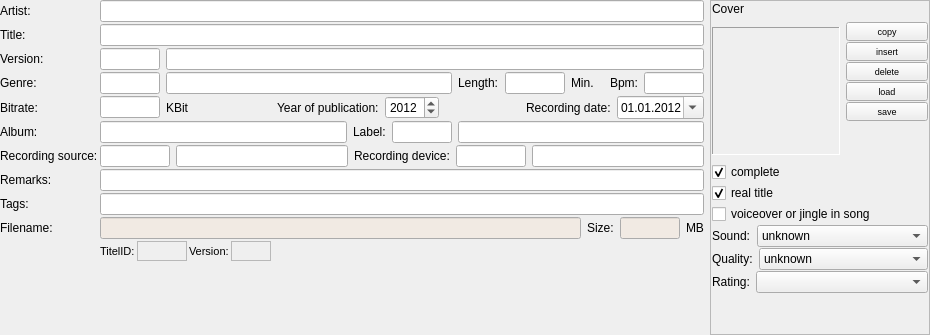
<?xml version="1.0" encoding="UTF-8"?>
<ui version="4.0">
 <class>EditTrackClass</class>
 <widget class="QWidget" name="EditTrackClass">
  <property name="geometry">
   <rect>
    <x>0</x>
    <y>0</y>
    <width>930</width>
    <height>335</height>
   </rect>
  </property>
  <property name="windowTitle">
   <string>EditTrack</string>
  </property>
  <layout class="QVBoxLayout" name="verticalLayout">
   <property name="spacing">
    <number>0</number>
   </property>
   <property name="margin">
    <number>0</number>
   </property>
   <item>
    <layout class="QGridLayout" name="gridLayout_2">
     <property name="verticalSpacing">
      <number>0</number>
     </property>
     <item row="1" column="0">
      <layout class="QVBoxLayout" name="_2">
       <property name="spacing">
        <number>2</number>
       </property>
       <property name="margin">
        <number>0</number>
       </property>
       <item>
        <layout class="QFormLayout" name="formLayout_2">
         <property name="fieldGrowthPolicy">
          <enum>QFormLayout::AllNonFixedFieldsGrow</enum>
         </property>
         <property name="horizontalSpacing">
          <number>2</number>
         </property>
         <property name="verticalSpacing">
          <number>2</number>
         </property>
         <property name="topMargin">
          <number>0</number>
         </property>
         <item row="0" column="0">
          <widget class="QLabel" name="label_49">
           <property name="text">
            <string>Artist:</string>
           </property>
          </widget>
         </item>
         <item row="0" column="1">
          <widget class="QLineEdit" name="artist">
           <property name="maxLength">
            <number>1024</number>
           </property>
          </widget>
         </item>
         <item row="1" column="0">
          <widget class="QLabel" name="label_44">
           <property name="text">
            <string>Title:</string>
           </property>
          </widget>
         </item>
         <item row="1" column="1">
          <widget class="QLineEdit" name="title">
           <property name="maxLength">
            <number>1024</number>
           </property>
          </widget>
         </item>
         <item row="2" column="0">
          <widget class="QLabel" name="label_48">
           <property name="text">
            <string>Version:</string>
           </property>
          </widget>
         </item>
         <item row="2" column="1">
          <layout class="QHBoxLayout" name="_5">
           <property name="spacing">
            <number>6</number>
           </property>
           <property name="margin">
            <number>0</number>
           </property>
           <item>
            <widget class="QLineEdit" name="versionId">
             <property name="sizePolicy">
              <sizepolicy hsizetype="Fixed" vsizetype="Fixed">
               <horstretch>0</horstretch>
               <verstretch>0</verstretch>
              </sizepolicy>
             </property>
             <property name="minimumSize">
              <size>
               <width>30</width>
               <height>0</height>
              </size>
             </property>
             <property name="maximumSize">
              <size>
               <width>60</width>
               <height>16777215</height>
              </size>
             </property>
             <property name="maxLength">
              <number>1024</number>
             </property>
            </widget>
           </item>
           <item>
            <widget class="QLineEdit" name="version">
             <property name="maxLength">
              <number>1024</number>
             </property>
            </widget>
           </item>
          </layout>
         </item>
         <item row="3" column="0">
          <widget class="QLabel" name="label_50">
           <property name="text">
            <string>Genre:</string>
           </property>
          </widget>
         </item>
         <item row="3" column="1">
          <layout class="QHBoxLayout" name="_6">
           <property name="spacing">
            <number>6</number>
           </property>
           <property name="margin">
            <number>0</number>
           </property>
           <item>
            <widget class="QLineEdit" name="genreId">
             <property name="sizePolicy">
              <sizepolicy hsizetype="MinimumExpanding" vsizetype="Fixed">
               <horstretch>0</horstretch>
               <verstretch>0</verstretch>
              </sizepolicy>
             </property>
             <property name="minimumSize">
              <size>
               <width>30</width>
               <height>0</height>
              </size>
             </property>
             <property name="maximumSize">
              <size>
               <width>60</width>
               <height>16777215</height>
              </size>
             </property>
             <property name="maxLength">
              <number>1024</number>
             </property>
            </widget>
           </item>
           <item>
            <widget class="QLineEdit" name="genre">
             <property name="maxLength">
              <number>1024</number>
             </property>
            </widget>
           </item>
           <item>
            <widget class="QLabel" name="label_51">
             <property name="text">
              <string>Length:</string>
             </property>
            </widget>
           </item>
           <item>
            <widget class="QLineEdit" name="length">
             <property name="maximumSize">
              <size>
               <width>60</width>
               <height>16777215</height>
              </size>
             </property>
            </widget>
           </item>
           <item>
            <widget class="QLabel" name="label_64">
             <property name="text">
              <string>Min.</string>
             </property>
            </widget>
           </item>
           <item>
            <spacer name="horizontalSpacer">
             <property name="orientation">
              <enum>Qt::Horizontal</enum>
             </property>
             <property name="sizeType">
              <enum>QSizePolicy::Minimum</enum>
             </property>
             <property name="sizeHint" stdset="0">
              <size>
               <width>10</width>
               <height>20</height>
              </size>
             </property>
            </spacer>
           </item>
           <item>
            <widget class="QLabel" name="label_52">
             <property name="text">
              <string>Bpm:</string>
             </property>
            </widget>
           </item>
           <item>
            <widget class="QLineEdit" name="bpm">
             <property name="maximumSize">
              <size>
               <width>60</width>
               <height>16777215</height>
              </size>
             </property>
            </widget>
           </item>
          </layout>
         </item>
         <item row="4" column="0">
          <widget class="QLabel" name="label_11">
           <property name="text">
            <string>Bitrate:</string>
           </property>
          </widget>
         </item>
         <item row="4" column="1">
          <layout class="QHBoxLayout" name="_7">
           <property name="spacing">
            <number>6</number>
           </property>
           <property name="margin">
            <number>0</number>
           </property>
           <item>
            <widget class="QLineEdit" name="bitrate">
             <property name="maximumSize">
              <size>
               <width>60</width>
               <height>16777215</height>
              </size>
             </property>
            </widget>
           </item>
           <item>
            <widget class="QLabel" name="label_13">
             <property name="text">
              <string>KBit</string>
             </property>
            </widget>
           </item>
           <item>
            <spacer name="horizontalSpacer_4">
             <property name="orientation">
              <enum>Qt::Horizontal</enum>
             </property>
             <property name="sizeType">
              <enum>QSizePolicy::Expanding</enum>
             </property>
             <property name="sizeHint" stdset="0">
              <size>
               <width>10</width>
               <height>20</height>
              </size>
             </property>
            </spacer>
           </item>
           <item>
            <widget class="QLabel" name="label_53">
             <property name="text">
              <string>Year of publication:</string>
             </property>
            </widget>
           </item>
           <item>
            <widget class="QDateEdit" name="releaseDate">
             <property name="dateTime">
              <datetime>
               <hour>0</hour>
               <minute>0</minute>
               <second>0</second>
               <year>2012</year>
               <month>1</month>
               <day>1</day>
              </datetime>
             </property>
             <property name="date">
              <date>
               <year>2012</year>
               <month>1</month>
               <day>1</day>
              </date>
             </property>
             <property name="displayFormat">
              <string>yyyy</string>
             </property>
             <property name="calendarPopup">
              <bool>false</bool>
             </property>
            </widget>
           </item>
           <item>
            <spacer name="horizontalSpacer_2">
             <property name="orientation">
              <enum>Qt::Horizontal</enum>
             </property>
             <property name="sizeHint" stdset="0">
              <size>
               <width>13</width>
               <height>14</height>
              </size>
             </property>
            </spacer>
           </item>
           <item>
            <widget class="QLabel" name="label_54">
             <property name="text">
              <string>Recording date:</string>
             </property>
            </widget>
           </item>
           <item>
            <widget class="QDateEdit" name="recordDate">
             <property name="date">
              <date>
               <year>2012</year>
               <month>1</month>
               <day>1</day>
              </date>
             </property>
             <property name="displayFormat">
              <string>dd.MM.yyyy</string>
             </property>
             <property name="calendarPopup">
              <bool>true</bool>
             </property>
            </widget>
           </item>
          </layout>
         </item>
         <item row="5" column="0">
          <widget class="QLabel" name="label_7">
           <property name="text">
            <string>Album:</string>
           </property>
          </widget>
         </item>
         <item row="5" column="1">
          <layout class="QHBoxLayout" name="_8">
           <property name="spacing">
            <number>6</number>
           </property>
           <property name="margin">
            <number>0</number>
           </property>
           <item>
            <widget class="QLineEdit" name="album">
             <property name="maxLength">
              <number>1024</number>
             </property>
            </widget>
           </item>
           <item>
            <widget class="QLabel" name="label_57">
             <property name="text">
              <string>Label:</string>
             </property>
            </widget>
           </item>
           <item>
            <widget class="QLineEdit" name="labelId">
             <property name="maximumSize">
              <size>
               <width>60</width>
               <height>16777215</height>
              </size>
             </property>
             <property name="maxLength">
              <number>1024</number>
             </property>
            </widget>
           </item>
           <item>
            <widget class="QLineEdit" name="labelName">
             <property name="maxLength">
              <number>1024</number>
             </property>
            </widget>
           </item>
          </layout>
         </item>
         <item row="6" column="0">
          <widget class="QLabel" name="label_67">
           <property name="text">
            <string>Recording source:</string>
           </property>
          </widget>
         </item>
         <item row="6" column="1">
          <layout class="QHBoxLayout" name="_9">
           <property name="spacing">
            <number>6</number>
           </property>
           <property name="margin">
            <number>0</number>
           </property>
           <item>
            <widget class="QLineEdit" name="recordSourceId">
             <property name="minimumSize">
              <size>
               <width>40</width>
               <height>0</height>
              </size>
             </property>
             <property name="maximumSize">
              <size>
               <width>70</width>
               <height>16777215</height>
              </size>
             </property>
             <property name="maxLength">
              <number>1024</number>
             </property>
            </widget>
           </item>
           <item>
            <widget class="QLineEdit" name="recordSource">
             <property name="maxLength">
              <number>1024</number>
             </property>
            </widget>
           </item>
           <item>
            <widget class="QLabel" name="label_68">
             <property name="text">
              <string>Recording device:</string>
             </property>
            </widget>
           </item>
           <item>
            <widget class="QLineEdit" name="recordDeviceId">
             <property name="minimumSize">
              <size>
               <width>40</width>
               <height>0</height>
              </size>
             </property>
             <property name="maximumSize">
              <size>
               <width>70</width>
               <height>16777215</height>
              </size>
             </property>
             <property name="maxLength">
              <number>1024</number>
             </property>
            </widget>
           </item>
           <item>
            <widget class="QLineEdit" name="recordDevice">
             <property name="maxLength">
              <number>1024</number>
             </property>
            </widget>
           </item>
          </layout>
         </item>
         <item row="7" column="0">
          <widget class="QLabel" name="label_61">
           <property name="text">
            <string>Remarks:</string>
           </property>
          </widget>
         </item>
         <item row="7" column="1">
          <widget class="QLineEdit" name="remarks">
           <property name="maxLength">
            <number>2048</number>
           </property>
          </widget>
         </item>
         <item row="8" column="0">
          <widget class="QLabel" name="label_63">
           <property name="text">
            <string>Tags:</string>
           </property>
          </widget>
         </item>
         <item row="8" column="1">
          <widget class="QLineEdit" name="tags">
           <property name="maxLength">
            <number>2048</number>
           </property>
          </widget>
         </item>
         <item row="9" column="0">
          <widget class="QLabel" name="label_62">
           <property name="sizePolicy">
            <sizepolicy hsizetype="Maximum" vsizetype="Preferred">
             <horstretch>0</horstretch>
             <verstretch>0</verstretch>
            </sizepolicy>
           </property>
           <property name="text">
            <string>Filename:</string>
           </property>
          </widget>
         </item>
         <item row="9" column="1">
          <layout class="QHBoxLayout" name="_16">
           <property name="spacing">
            <number>6</number>
           </property>
           <property name="margin">
            <number>0</number>
           </property>
           <item>
            <widget class="QLineEdit" name="filename">
             <property name="palette">
              <palette>
               <active>
                <colorrole role="Base">
                 <brush brushstyle="SolidPattern">
                  <color alpha="255">
                   <red>241</red>
                   <green>234</green>
                   <blue>227</blue>
                  </color>
                 </brush>
                </colorrole>
               </active>
               <inactive>
                <colorrole role="Base">
                 <brush brushstyle="SolidPattern">
                  <color alpha="255">
                   <red>241</red>
                   <green>234</green>
                   <blue>227</blue>
                  </color>
                 </brush>
                </colorrole>
               </inactive>
               <disabled>
                <colorrole role="Base">
                 <brush brushstyle="SolidPattern">
                  <color alpha="255">
                   <red>239</red>
                   <green>235</green>
                   <blue>231</blue>
                  </color>
                 </brush>
                </colorrole>
               </disabled>
              </palette>
             </property>
             <property name="readOnly">
              <bool>true</bool>
             </property>
            </widget>
           </item>
           <item>
            <widget class="QLabel" name="label_19">
             <property name="text">
              <string>Size:</string>
             </property>
            </widget>
           </item>
           <item>
            <widget class="QLineEdit" name="filesize">
             <property name="maximumSize">
              <size>
               <width>60</width>
               <height>16777215</height>
              </size>
             </property>
             <property name="palette">
              <palette>
               <active>
                <colorrole role="Base">
                 <brush brushstyle="SolidPattern">
                  <color alpha="255">
                   <red>241</red>
                   <green>234</green>
                   <blue>227</blue>
                  </color>
                 </brush>
                </colorrole>
               </active>
               <inactive>
                <colorrole role="Base">
                 <brush brushstyle="SolidPattern">
                  <color alpha="255">
                   <red>241</red>
                   <green>234</green>
                   <blue>227</blue>
                  </color>
                 </brush>
                </colorrole>
               </inactive>
               <disabled>
                <colorrole role="Base">
                 <brush brushstyle="SolidPattern">
                  <color alpha="255">
                   <red>239</red>
                   <green>235</green>
                   <blue>231</blue>
                  </color>
                 </brush>
                </colorrole>
               </disabled>
              </palette>
             </property>
             <property name="alignment">
              <set>Qt::AlignRight|Qt::AlignTrailing|Qt::AlignVCenter</set>
             </property>
             <property name="readOnly">
              <bool>true</bool>
             </property>
            </widget>
           </item>
           <item>
            <widget class="QLabel" name="label_20">
             <property name="text">
              <string>MB</string>
             </property>
            </widget>
           </item>
          </layout>
         </item>
         <item row="10" column="1">
          <layout class="QHBoxLayout" name="horizontalLayout_2">
           <property name="spacing">
            <number>2</number>
           </property>
           <property name="topMargin">
            <number>0</number>
           </property>
           <item>
            <widget class="QLabel" name="label_59">
             <property name="font">
              <font>
               <pointsize>8</pointsize>
              </font>
             </property>
             <property name="text">
              <string>TitelID:</string>
             </property>
            </widget>
           </item>
           <item>
            <widget class="QLabel" name="titleId">
             <property name="sizePolicy">
              <sizepolicy hsizetype="Maximum" vsizetype="Preferred">
               <horstretch>0</horstretch>
               <verstretch>0</verstretch>
              </sizepolicy>
             </property>
             <property name="minimumSize">
              <size>
               <width>50</width>
               <height>0</height>
              </size>
             </property>
             <property name="maximumSize">
              <size>
               <width>16777215</width>
               <height>20</height>
              </size>
             </property>
             <property name="font">
              <font>
               <pointsize>8</pointsize>
              </font>
             </property>
             <property name="frameShape">
              <enum>QFrame::StyledPanel</enum>
             </property>
             <property name="frameShadow">
              <enum>QFrame::Sunken</enum>
             </property>
             <property name="text">
              <string/>
             </property>
             <property name="alignment">
              <set>Qt::AlignRight|Qt::AlignTrailing|Qt::AlignVCenter</set>
             </property>
            </widget>
           </item>
           <item>
            <widget class="QLabel" name="label_10">
             <property name="font">
              <font>
               <pointsize>8</pointsize>
              </font>
             </property>
             <property name="text">
              <string>Version:</string>
             </property>
            </widget>
           </item>
           <item>
            <widget class="QLabel" name="recordVersion">
             <property name="sizePolicy">
              <sizepolicy hsizetype="Maximum" vsizetype="Preferred">
               <horstretch>0</horstretch>
               <verstretch>0</verstretch>
              </sizepolicy>
             </property>
             <property name="minimumSize">
              <size>
               <width>40</width>
               <height>0</height>
              </size>
             </property>
             <property name="maximumSize">
              <size>
               <width>16777215</width>
               <height>20</height>
              </size>
             </property>
             <property name="font">
              <font>
               <pointsize>8</pointsize>
              </font>
             </property>
             <property name="frameShape">
              <enum>QFrame::StyledPanel</enum>
             </property>
             <property name="frameShadow">
              <enum>QFrame::Sunken</enum>
             </property>
             <property name="text">
              <string/>
             </property>
             <property name="alignment">
              <set>Qt::AlignRight|Qt::AlignTrailing|Qt::AlignVCenter</set>
             </property>
            </widget>
           </item>
           <item>
            <spacer>
             <property name="orientation">
              <enum>Qt::Horizontal</enum>
             </property>
             <property name="sizeHint" stdset="0">
              <size>
               <width>40</width>
               <height>20</height>
              </size>
             </property>
            </spacer>
           </item>
          </layout>
         </item>
        </layout>
       </item>
       <item>
        <widget class="QWidget" name="widget_2" native="true">
         <layout class="QHBoxLayout" name="horizontalLayout">
          <property name="spacing">
           <number>6</number>
          </property>
          <property name="margin">
           <number>0</number>
          </property>
         </layout>
        </widget>
       </item>
      </layout>
     </item>
     <item row="1" column="1">
      <widget class="QFrame" name="frameOptions">
       <property name="maximumSize">
        <size>
         <width>220</width>
         <height>16777215</height>
        </size>
       </property>
       <property name="frameShape">
        <enum>QFrame::StyledPanel</enum>
       </property>
       <layout class="QVBoxLayout" name="_12">
        <property name="spacing">
         <number>1</number>
        </property>
        <property name="margin">
         <number>1</number>
        </property>
        <item>
         <layout class="QGridLayout" name="gridLayout">
          <property name="topMargin">
           <number>0</number>
          </property>
          <item row="0" column="0">
           <widget class="QLabel" name="label_21">
            <property name="text">
             <string>Cover</string>
            </property>
           </widget>
          </item>
          <item row="1" column="0">
           <widget class="QLabel" name="cover">
            <property name="minimumSize">
             <size>
              <width>128</width>
              <height>128</height>
             </size>
            </property>
            <property name="maximumSize">
             <size>
              <width>128</width>
              <height>128</height>
             </size>
            </property>
            <property name="acceptDrops">
             <bool>true</bool>
            </property>
            <property name="frameShape">
             <enum>QFrame::Panel</enum>
            </property>
            <property name="frameShadow">
             <enum>QFrame::Sunken</enum>
            </property>
            <property name="text">
             <string/>
            </property>
            <property name="scaledContents">
             <bool>true</bool>
            </property>
            <property name="alignment">
             <set>Qt::AlignCenter</set>
            </property>
            <property name="margin">
             <number>0</number>
            </property>
           </widget>
          </item>
          <item row="1" column="1">
           <layout class="QVBoxLayout" name="verticalLayout_5">
            <property name="spacing">
             <number>1</number>
            </property>
            <item>
             <widget class="QPushButton" name="coverCopyButton">
              <property name="maximumSize">
               <size>
                <width>16777215</width>
                <height>20</height>
               </size>
              </property>
              <property name="font">
               <font>
                <pointsize>7</pointsize>
               </font>
              </property>
              <property name="text">
               <string>copy</string>
              </property>
              <property name="iconSize">
               <size>
                <width>8</width>
                <height>8</height>
               </size>
              </property>
              <property name="flat">
               <bool>false</bool>
              </property>
             </widget>
            </item>
            <item>
             <widget class="QPushButton" name="coverInsertButton">
              <property name="maximumSize">
               <size>
                <width>16777215</width>
                <height>20</height>
               </size>
              </property>
              <property name="font">
               <font>
                <pointsize>7</pointsize>
               </font>
              </property>
              <property name="text">
               <string>insert</string>
              </property>
              <property name="iconSize">
               <size>
                <width>8</width>
                <height>8</height>
               </size>
              </property>
              <property name="flat">
               <bool>false</bool>
              </property>
             </widget>
            </item>
            <item>
             <widget class="QPushButton" name="coverDeleteButton">
              <property name="maximumSize">
               <size>
                <width>16777215</width>
                <height>20</height>
               </size>
              </property>
              <property name="font">
               <font>
                <pointsize>7</pointsize>
               </font>
              </property>
              <property name="text">
               <string>delete</string>
              </property>
              <property name="iconSize">
               <size>
                <width>8</width>
                <height>8</height>
               </size>
              </property>
              <property name="flat">
               <bool>false</bool>
              </property>
             </widget>
            </item>
            <item>
             <widget class="QPushButton" name="coverLoadButton">
              <property name="enabled">
               <bool>true</bool>
              </property>
              <property name="maximumSize">
               <size>
                <width>16777215</width>
                <height>20</height>
               </size>
              </property>
              <property name="font">
               <font>
                <pointsize>7</pointsize>
               </font>
              </property>
              <property name="text">
               <string>load</string>
              </property>
              <property name="iconSize">
               <size>
                <width>8</width>
                <height>8</height>
               </size>
              </property>
              <property name="flat">
               <bool>false</bool>
              </property>
             </widget>
            </item>
            <item>
             <widget class="QPushButton" name="coverSaveButton">
              <property name="enabled">
               <bool>true</bool>
              </property>
              <property name="maximumSize">
               <size>
                <width>16777215</width>
                <height>20</height>
               </size>
              </property>
              <property name="font">
               <font>
                <pointsize>7</pointsize>
               </font>
              </property>
              <property name="text">
               <string>save</string>
              </property>
              <property name="iconSize">
               <size>
                <width>8</width>
                <height>8</height>
               </size>
              </property>
              <property name="flat">
               <bool>false</bool>
              </property>
             </widget>
            </item>
            <item>
             <spacer name="verticalSpacer_2">
              <property name="orientation">
               <enum>Qt::Vertical</enum>
              </property>
              <property name="sizeHint" stdset="0">
               <size>
                <width>20</width>
                <height>40</height>
               </size>
              </property>
             </spacer>
            </item>
           </layout>
          </item>
         </layout>
        </item>
        <item>
         <widget class="QCheckBox" name="complete">
          <property name="sizePolicy">
           <sizepolicy hsizetype="Maximum" vsizetype="Fixed">
            <horstretch>0</horstretch>
            <verstretch>0</verstretch>
           </sizepolicy>
          </property>
          <property name="text">
           <string>complete</string>
          </property>
          <property name="checked">
           <bool>true</bool>
          </property>
         </widget>
        </item>
        <item>
         <widget class="QCheckBox" name="realTitle">
          <property name="sizePolicy">
           <sizepolicy hsizetype="Maximum" vsizetype="Fixed">
            <horstretch>0</horstretch>
            <verstretch>0</verstretch>
           </sizepolicy>
          </property>
          <property name="text">
           <string>real title</string>
          </property>
          <property name="checked">
           <bool>true</bool>
          </property>
         </widget>
        </item>
        <item>
         <widget class="QCheckBox" name="interrupted">
          <property name="text">
           <string>voiceover or jingle in song</string>
          </property>
         </widget>
        </item>
        <item>
         <layout class="QHBoxLayout" name="_13">
          <property name="spacing">
           <number>6</number>
          </property>
          <property name="margin">
           <number>0</number>
          </property>
          <item>
           <widget class="QLabel" name="label_45">
            <property name="sizePolicy">
             <sizepolicy hsizetype="Maximum" vsizetype="Minimum">
              <horstretch>0</horstretch>
              <verstretch>0</verstretch>
             </sizepolicy>
            </property>
            <property name="text">
             <string>Sound:</string>
            </property>
           </widget>
          </item>
          <item>
           <widget class="QComboBox" name="channels">
            <property name="sizePolicy">
             <sizepolicy hsizetype="Expanding" vsizetype="Fixed">
              <horstretch>0</horstretch>
              <verstretch>0</verstretch>
             </sizepolicy>
            </property>
            <property name="currentIndex">
             <number>0</number>
            </property>
            <property name="iconSize">
             <size>
              <width>60</width>
              <height>15</height>
             </size>
            </property>
            <property name="frame">
             <bool>true</bool>
            </property>
            <item>
             <property name="text">
              <string>unknown</string>
             </property>
             <property name="icon">
              <iconset resource="../resources.qrc">
               <normaloff>:/channels/resources/sound-unknown.png</normaloff>:/channels/resources/sound-unknown.png</iconset>
             </property>
            </item>
            <item>
             <property name="text">
              <string>Mono</string>
             </property>
             <property name="icon">
              <iconset resource="../resources.qrc">
               <normaloff>:/channels/resources/sound-mono.png</normaloff>:/channels/resources/sound-mono.png</iconset>
             </property>
            </item>
            <item>
             <property name="text">
              <string>Stereo</string>
             </property>
             <property name="icon">
              <iconset resource="../resources.qrc">
               <normaloff>:/channels/resources/sound-stereo.png</normaloff>:/channels/resources/sound-stereo.png</iconset>
             </property>
            </item>
            <item>
             <property name="text">
              <string>Dolby Stereo</string>
             </property>
             <property name="icon">
              <iconset resource="../resources.qrc">
               <normaloff>:/channels/resources/sound-dolbystereo.png</normaloff>:/channels/resources/sound-dolbystereo.png</iconset>
             </property>
            </item>
            <item>
             <property name="text">
              <string>Dolby Surround</string>
             </property>
             <property name="icon">
              <iconset resource="../resources.qrc">
               <normaloff>:/channels/resources/sound-dolby-surround.png</normaloff>:/channels/resources/sound-dolby-surround.png</iconset>
             </property>
            </item>
            <item>
             <property name="text">
              <string>Dolby Digital 5.1</string>
             </property>
             <property name="icon">
              <iconset resource="../resources.qrc">
               <normaloff>:/channels/resources/sound-dolbydigital-5.1.png</normaloff>:/channels/resources/sound-dolbydigital-5.1.png</iconset>
             </property>
            </item>
            <item>
             <property name="text">
              <string>Dolby Digital EX</string>
             </property>
             <property name="icon">
              <iconset resource="../resources.qrc">
               <normaloff>:/channels/resources/sound-dolbydigital-5.1ex.png</normaloff>:/channels/resources/sound-dolbydigital-5.1ex.png</iconset>
             </property>
            </item>
            <item>
             <property name="text">
              <string>DTS 5.1</string>
             </property>
             <property name="icon">
              <iconset resource="../resources.qrc">
               <normaloff>:/channels/resources/sound-dts-5.1.png</normaloff>:/channels/resources/sound-dts-5.1.png</iconset>
             </property>
            </item>
           </widget>
          </item>
         </layout>
        </item>
        <item>
         <layout class="QHBoxLayout" name="_14">
          <property name="spacing">
           <number>6</number>
          </property>
          <property name="margin">
           <number>0</number>
          </property>
          <item>
           <widget class="QLabel" name="label_46">
            <property name="sizePolicy">
             <sizepolicy hsizetype="Maximum" vsizetype="Minimum">
              <horstretch>0</horstretch>
              <verstretch>0</verstretch>
             </sizepolicy>
            </property>
            <property name="text">
             <string>Quality:</string>
            </property>
           </widget>
          </item>
          <item>
           <widget class="QComboBox" name="quality">
            <property name="sizePolicy">
             <sizepolicy hsizetype="Expanding" vsizetype="Maximum">
              <horstretch>0</horstretch>
              <verstretch>0</verstretch>
             </sizepolicy>
            </property>
            <item>
             <property name="text">
              <string>unknown</string>
             </property>
             <property name="icon">
              <iconset resource="../resources.qrc">
               <normaloff>:/quality/resources/quali-unknown.png</normaloff>:/quality/resources/quali-unknown.png</iconset>
             </property>
            </item>
            <item>
             <property name="text">
              <string>sehr gut</string>
             </property>
             <property name="icon">
              <iconset resource="../resources.qrc">
               <normaloff>:/quality/resources/quali-1.png</normaloff>:/quality/resources/quali-1.png</iconset>
             </property>
            </item>
            <item>
             <property name="text">
              <string>gut</string>
             </property>
             <property name="icon">
              <iconset resource="../resources.qrc">
               <normaloff>:/quality/resources/quali-2.png</normaloff>:/quality/resources/quali-2.png</iconset>
             </property>
            </item>
            <item>
             <property name="text">
              <string>mittelmäßig</string>
             </property>
             <property name="icon">
              <iconset resource="../resources.qrc">
               <normaloff>:/quality/resources/quali-3.png</normaloff>:/quality/resources/quali-3.png</iconset>
             </property>
            </item>
            <item>
             <property name="text">
              <string>schlecht</string>
             </property>
             <property name="icon">
              <iconset resource="../resources.qrc">
               <normaloff>:/quality/resources/quali-4.png</normaloff>:/quality/resources/quali-4.png</iconset>
             </property>
            </item>
            <item>
             <property name="text">
              <string>sehr schlecht</string>
             </property>
             <property name="icon">
              <iconset resource="../resources.qrc">
               <normaloff>:/quality/resources/quali-5.png</normaloff>:/quality/resources/quali-5.png</iconset>
             </property>
            </item>
           </widget>
          </item>
         </layout>
        </item>
        <item>
         <layout class="QHBoxLayout" name="_15">
          <property name="spacing">
           <number>6</number>
          </property>
          <property name="margin">
           <number>0</number>
          </property>
          <item>
           <widget class="QLabel" name="label_47">
            <property name="sizePolicy">
             <sizepolicy hsizetype="Maximum" vsizetype="Minimum">
              <horstretch>0</horstretch>
              <verstretch>0</verstretch>
             </sizepolicy>
            </property>
            <property name="text">
             <string>Rating:</string>
            </property>
           </widget>
          </item>
          <item>
           <widget class="QComboBox" name="rating">
            <property name="sizePolicy">
             <sizepolicy hsizetype="Expanding" vsizetype="Maximum">
              <horstretch>0</horstretch>
              <verstretch>0</verstretch>
             </sizepolicy>
            </property>
            <property name="minimumSize">
             <size>
              <width>120</width>
              <height>0</height>
             </size>
            </property>
            <property name="iconSize">
             <size>
              <width>96</width>
              <height>16</height>
             </size>
            </property>
            <item>
             <property name="text">
              <string/>
             </property>
             <property name="icon">
              <iconset resource="../resources.qrc">
               <normaloff>:/bewertung/resources/sterne-unbewertet.png</normaloff>:/bewertung/resources/sterne-unbewertet.png</iconset>
             </property>
            </item>
            <item>
             <property name="text">
              <string/>
             </property>
             <property name="icon">
              <iconset resource="../resources.qrc">
               <normaloff>:/bewertung/resources/sterne1.png</normaloff>:/bewertung/resources/sterne1.png</iconset>
             </property>
            </item>
            <item>
             <property name="text">
              <string/>
             </property>
             <property name="icon">
              <iconset resource="../resources.qrc">
               <normaloff>:/bewertung/resources/sterne2.png</normaloff>:/bewertung/resources/sterne2.png</iconset>
             </property>
            </item>
            <item>
             <property name="text">
              <string/>
             </property>
             <property name="icon">
              <iconset resource="../resources.qrc">
               <normaloff>:/bewertung/resources/sterne3.png</normaloff>:/bewertung/resources/sterne3.png</iconset>
             </property>
            </item>
            <item>
             <property name="text">
              <string/>
             </property>
             <property name="icon">
              <iconset resource="../resources.qrc">
               <normaloff>:/bewertung/resources/sterne4.png</normaloff>:/bewertung/resources/sterne4.png</iconset>
             </property>
            </item>
            <item>
             <property name="text">
              <string/>
             </property>
             <property name="icon">
              <iconset resource="../resources.qrc">
               <normaloff>:/bewertung/resources/sterne5.png</normaloff>:/bewertung/resources/sterne5.png</iconset>
             </property>
            </item>
            <item>
             <property name="text">
              <string/>
             </property>
             <property name="icon">
              <iconset resource="../resources.qrc">
               <normaloff>:/bewertung/resources/sterne6.png</normaloff>:/bewertung/resources/sterne6.png</iconset>
             </property>
            </item>
           </widget>
          </item>
         </layout>
        </item>
        <item>
         <spacer name="verticalSpacer">
          <property name="orientation">
           <enum>Qt::Vertical</enum>
          </property>
          <property name="sizeHint" stdset="0">
           <size>
            <width>20</width>
            <height>40</height>
           </size>
          </property>
         </spacer>
        </item>
       </layout>
      </widget>
     </item>
    </layout>
   </item>
  </layout>
 </widget>
 <layoutdefault spacing="6" margin="11"/>
 <resources>
  <include location="../resources.qrc"/>
 </resources>
 <connections/>
</ui>
